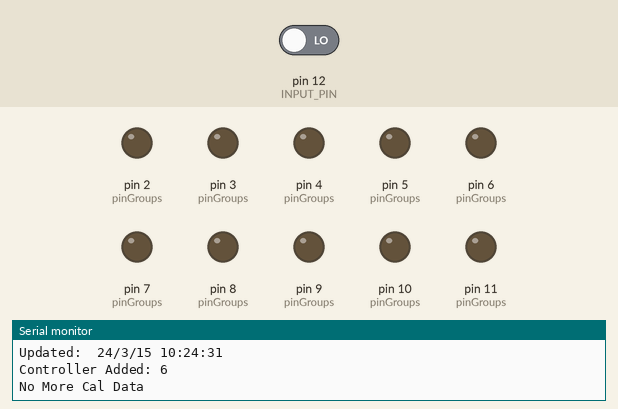
This sketch was run on a simulated Arduino Uno, built with avr-gcc and run on an emulated ATmega328P. Shown: output pins drawn as LEDs (lit = HIGH), the last lines printed to the serial monitor. The test bench sets the inputs (shaded band); at power-on: pin 12 (INPUT_PIN) LOW. The local clock reads 2024-03-15 10:24:30 at power-on unless the sketch sets it.

Above: at 1.2 s.
1.3 s: pin 12 (INPUT_PIN) driven HIGH
At 2.6 s:
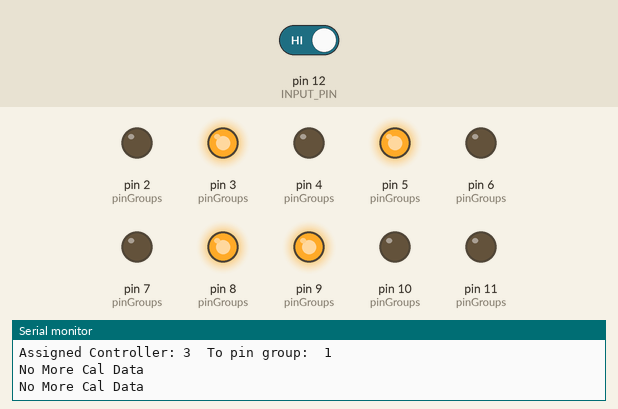
At 4.9 s:
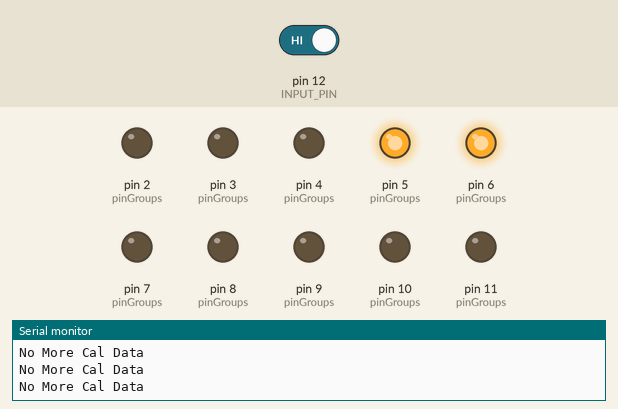
7.3 s: pin 12 (INPUT_PIN) driven LOW
At 13.5 s:
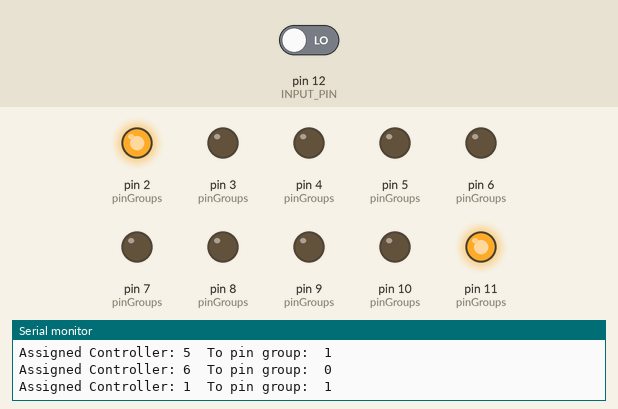
Timing chart, 0 to 15.9 s (numbered marks = the images above; inputs shaded):
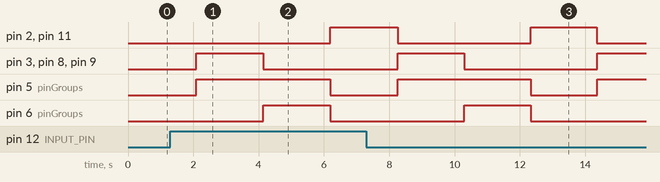

Measured:
- after the input at 1.3 s, pin 2 (pinGroups): LOW → HIGH after 4.9 s instead of 0.72 s; pin 3 (pinGroups): LOW → HIGH after 0.79 s instead of 0.73 s; pin 5 (pinGroups): LOW → HIGH after 0.79 s, → LOW 4.1 s later; pin 6 (pinGroups): LOW → HIGH after 2.8 s, → LOW 2.1 s later; pin 8 (pinGroups), pin 9 (pinGroups): LOW → HIGH after 0.79 s, → LOW 2.1 s later

The sketch:

bin_days.ino
```cpp
#include <EEPROM.h>

#include "Arduino.h"
#include "Wire.h"
#include "uRTCLib.h"

// A4 -> SDA  -> RED
// A5 -> SCL  -> BLUE

// const static int STANDARD_DELAY_TIME=60000;
const static unsigned int TICK_RATE = 200;
const static unsigned int ALERT_DELAY_TIME = 1000;
const static uint8_t BIN_CODE_SIZE = 7;
const static uint8_t CONCURRENT_CONTROLLERS = 2;
const static uint8_t INPUT_PIN = 12;
const static uint16_t MAX_BIN_SIZE = 1024;
const static uint8_t BASE_BLINK = 10;
const static uint8_t ALERT_BLINK = 5;

struct BIN_CODE {
  void (*action)();
  uint8_t code;
};


struct Date {
  uint16_t day;
  uint16_t month;
  uint16_t year;
};

struct Time {
  uint16_t year;
  uint16_t month;
  uint16_t day;
  uint16_t hour;
  uint16_t minute;
  uint16_t second;
};

struct parsedGroup {
  uint8_t code;
  uint16_t year;
  uint16_t month;
  uint16_t day;
};

uint8_t ndays[] = { 0, 31, 28, 31, 30, 31, 30, 31, 31, 30, 31, 30, 31 };
int delayTime = TICK_RATE;
uint8_t controllerArraySize = 0;
uint8_t controllerArrayPtr = 0;
uint8_t blinkRate = BASE_BLINK;
uint8_t blink = 0;
Date today;
Time now;
Time nextUpdate;

struct pinGroup {
  uint8_t red;
  uint8_t green;
  uint8_t blue;
  uint8_t orange;
  uint8_t white;
};

// We need a different pin group for each concurrent controller
pinGroup pinGroups[CONCURRENT_CONTROLLERS] = {
  pinGroup{ 2, 4, 6, 8, 10 }, pinGroup{ 3, 5, 7, 9, 11 }
};

class LEDController {
public:
  uint16_t id = 0;
  bool white = false;
  bool orange = false;
  bool red = false;
  bool green = false;
  bool blue = false;
  bool active = false;

  LEDController() = default;
  LEDController(uint16_t i, bool r, bool g, bool b, bool o, bool w) {
    red = r;
    green = g;
    blue = b;
    white = w;
    orange = o;
    id = i;
  }

  void apply(pinGroup group, uint8_t val) {
    if (red) { digitalWrite(group.red, val); }
    if (green) { digitalWrite(group.green, val); }
    if (blue) { digitalWrite(group.blue, val); }
    if (white) { digitalWrite(group.white, val); }
    if (orange) { digitalWrite(group.orange, val); }
    active = val == HIGH;
  }

  void set(pinGroup group) {
    apply(group, HIGH);
  }

  void clear(pinGroup group) {
    apply(group, LOW);
  }
};

LEDController controllerArray[BIN_CODE_SIZE];

class Parser {
private:
  char stage = '0';
  bool isKey = true;
  uint16_t year = 0;
  uint16_t month = 0;
  uint16_t day = 0;

public:
  parsedGroup parse(char c) {
    // Switch 1: Set Context
    switch (c) {
      case '{':
        stage++;
        isKey = true;
        break;

      case '}':
        stage--;
        isKey = true;
        break;

      case ',':
        isKey = true;
        break;

      case ':':
        isKey = false;
        break;

      default:
        // Switch 2 set values
        uint8_t val = uint8_t(c) - 48;
        switch (stage) {
          case '1':
            year = val;
            month = 0;
            day = 0;
            break;

          case '2':
            month = val;
            day = 0;
            break;

          case '3':
            if (isKey) {
              day = val;
            } else {
              return parsedGroup{ val, year, month, day };
            }
        }
        break;
    }
    return parsedGroup{ 0, year, month, day };
  }
};

uRTCLib rtc(0x68);


// ************************** IO Functions

char binData[MAX_BIN_SIZE];
int binDataSize = 0;

int getIntSize(int x) {
  x = abs(x);
  return (x < 10 ? 1 : (x < 100 ? 2 : (x < 1000 ? 3 : (x < 10000 ? 4 : (x < 100000 ? 5 : (x < 1000000 ? 6 : (x < 10000000 ? 7 : (x < 100000000 ? 8 : (x < 1000000000 ? 9 : 10)))))))));
}


bool isCalUpdate(char *update, int size) {
  char search[] = { 'c', 'a', 'l', ':' };
  for (int i = 0; i < 4; i++) {
    if (update[i] != search[i]) {
      return false;
    };
  }
  return true;
}

bool isReadUpdate(char *update, int size) {
  char search[] = { 'r', 'e', 'a', 'd', ':' };
  for (int i = 0; i < 5; i++) {
    if (update[i] != search[i]) {
      return false;
    };
  }
  return true;
}

void writeIntIntoEEPROM(int address, int number) {
  EEPROM.write(address, number >> 8);
  EEPROM.write(address + 1, number & 0xFF);
}

int readIntFromEEPROM(int address) {
  return (EEPROM.read(address) << 8) + EEPROM.read(address + 1);
}

bool saveCalUpdate(char *update, int updateSize) {
  int size = updateSize - 4;  // remove the cal:
  if (size + sizeof(int) > EEPROM.length()) {
    Serial.print("Calendar update too large: ");
    Serial.println(size + getIntSize(size));
    return false;
  } else {
    int addr = 0;
    Serial.println("Writing Size to EEPROM:");
    writeIntIntoEEPROM(addr, size);
    addr += sizeof(int);
    Serial.print("Writing Cal to EEPROM from :");
    Serial.println(addr);
    for (int i = 0; i < addr + size; i++) {
      EEPROM.write(i + addr, update[i + 4]);
    }
    Serial.println("Done...");
  }
  return true;
}

int readCalSize() {
  return readIntFromEEPROM(0);
}

void readCal(char *cal, int calSize) {
  int addr = sizeof(int);
  for (int i = 0; i < calSize; i++) {
    cal[i] = EEPROM.read(addr + i);
  }
  getCode();
  return cal;
}

void loadBinData() {
  binDataSize = readCalSize();
  readCal(binData, binDataSize);
}

bool requestUpdate() {
  if (Serial.available()) {
    char buffer[MAX_BIN_SIZE];
    int len = Serial.readBytesUntil('\n', buffer, MAX_BIN_SIZE);
    if (isCalUpdate(buffer, len)) {
      saveCalUpdate(buffer, len);
    } else if (isReadUpdate(buffer, len)) {
      int calSize = readCalSize();
      readCal(buffer, calSize);
      for (int i = 0; i < calSize; i++) {
        Serial.print(buffer[i]);
      }
    }
    free(buffer);
  }
}


uint8_t mPow(uint8_t a, uint8_t b = 2) {
  uint8_t x = 1;
  for (uint8_t i = 0; i < b; i++) {
    x = x * a;
  }
  return x;
}

// ************************** code functions

int getCode() {
  Parser parser = Parser();
  for (int i = 0; i < binDataSize; i++) {
    auto p = parser.parse(binData[i]);
    if (p.code) {
      Serial.print(p.year);
      Serial.print("/");
      Serial.print(p.month);
      Serial.print("/");
      Serial.print(p.day);
      Serial.print("  :  ");
      Serial.println(p.code);
    }
  }
}

uint8_t getCode(Date date) {
  Parser parser = Parser();
  for (int i = 0; i < binDataSize; i++) {
    auto p = parser.parse(binData[i]);
    Date p_date = Date{ p.day, p.month, p.year };
    if (p.code && p.year == date.year && p.month == date.month && p.day == date.day) {
      return p.code;
    } else if (greaterThan(p_date, date)) {
      return 0;
    }
  }
  return -1;
}

uint8_t getCode(Time now) {
  return getCode(Date{ now.day, now.month, now.year });
}

// ************************** Date functions

bool isLeapYear(Date date) {
  if ((date.year + 2000) % 4 == 0) {
    if ((date.year + 2000) % 100 == 0) {
      if ((date.year + 2000) % 400 == 0) {
        return true;
      } else {
        return false;
      }
    }
    return true;
  }
  return false;
}

bool isLeapYear(Time time) {
  Date date = Date{ time.day, time.month, time.year };
  return isLeapYear(date);
}

bool greaterThan(Date a, Date b) {
  if (a.year > b.year) {
    return true;
  } else if (a.year == b.year && a.month > b.month) {
    return true;
  } else if (a.year == b.year && a.month == b.month && a.day > b.day) {
    return true;
  }
  return false;
}


bool greaterThan(Time a, Time b) {
  if (greaterThan(Date{ a.day, a.month, a.year }, Date{ b.day, b.month, b.year })) {
    return true;
  } else if (a.year == b.year && a.month == b.month && a.day == b.day && a.hour > b.hour) {
    return true;
  } else if (a.year == b.year && a.month == b.month && a.day == b.day && a.hour == b.hour && a.minute > b.minute) {
    return true;
  } else if (a.year == b.year && a.month == b.month && a.day == b.day && a.hour == b.hour && a.minute == b.minute && a.second > b.second) {
    return true;
  }
  return false;
}


Date getTomorrow(Date date) {
  bool leap = isLeapYear(date) && date.month == 2;
  if (date.day == ndays[date.month] + leap) {
    if (date.month == 12) {
      return Date{ 1, 1, date.year + 1 };
    }
    return Date{ 1, date.month + 1, date.year };
  }
  return Date{ date.day + 1, date.month, date.year };
}

Time getTomorrow(Time date) {
  bool leap = isLeapYear(date) && date.month == 2;
  if (date.day == ndays[date.month] + leap) {
    if (date.month == 12) {
      return Time{ date.year + 1, 1, 1, date.hour, date.minute, date.second };
    }
    return Time{ date.year, date.month + 1, 1, date.hour, date.minute, date.second };
  }
  return Time{ date.year, date.month, date.day + 1, date.hour, date.minute, date.second };
}

Time addHour(Time time, uint8_t hour = 1) {
  Time rtime = time;
  if (time.hour + hour > 23) {
    rtime = getTomorrow(time);
  }
  rtime.hour = (time.hour + hour) % 24;
  return rtime;
}

Time addMinute(Time time, uint8_t min = 1) {
  Time rtime = time;
  if (time.minute + min > 59) {
    rtime = addHour(time);
  }
  rtime.minute = (time.minute + min) % 60;
  return rtime;
}

void printDate(Date date, bool newLine = true) {
  Serial.print(date.year);
  Serial.print("/");
  Serial.print(date.month);
  Serial.print("/");
  if (newLine) {
    Serial.println(date.day);
  } else {
    Serial.print(date.day);
  }
}

void printDate(Time time, bool newLine = true) {
  Serial.print(time.year);
  Serial.print("/");
  Serial.print(time.month);
  Serial.print("/");
  Serial.print(time.day);
  Serial.print(" ");
  Serial.print(time.hour);
  Serial.print(":");
  Serial.print(time.minute);
  Serial.print(":");
  if (newLine) {
    Serial.println(time.second);
  } else {
    Serial.print(time.second);
  }
}


// ************************** Controller Functions


void initializePinGroups() {
  for (int i = 0; i < CONCURRENT_CONTROLLERS; i++) {
    pinMode(pinGroups[i].red, OUTPUT);
    pinMode(pinGroups[i].green, OUTPUT);
    pinMode(pinGroups[i].blue, OUTPUT);
    pinMode(pinGroups[i].orange, OUTPUT);
    pinMode(pinGroups[i].white, OUTPUT);
  }
}

void addController(LEDController controller) {
  for (int i = 0; i < controllerArraySize; i++) {
    if (controller.id == controllerArray[i].id) {
      return;
    }
  }
  controllerArray[controllerArraySize] = controller;
  controllerArraySize++;
  Serial.print("Controller Added: ");
  Serial.println(controller.id);
}

void clearControllers() {
  for (int i = 0; i < controllerArraySize; i++) {
    for (int j = 0; j < CONCURRENT_CONTROLLERS; j++) {
      controllerArray[i].clear(pinGroups[j]);
    }
  }
  free(controllerArray);
  controllerArraySize = 0;
  controllerArrayPtr = 0;
}

bool in(uint8_t val, uint8_t *arr, uint8_t size) {
  for (int i = 0; i < size; i++) {
    if (arr[i] == val) {
      return true;
    }
  }
  return false;
}

void applyControllers() {
  if (controllerArraySize) {
    for (uint8_t i = 0; i < CONCURRENT_CONTROLLERS; i++) {
      controllerArray[(controllerArrayPtr + i) % controllerArraySize].clear(pinGroups[i]);
    }

    controllerArrayPtr = (controllerArrayPtr + 2) % controllerArraySize;
    for (uint8_t i = 0; i < CONCURRENT_CONTROLLERS; i++) {
      controllerArray[(controllerArrayPtr + i) % controllerArraySize].set(pinGroups[i]);
      Serial.print("Assigned Controller: ");
      Serial.print(controllerArray[(controllerArrayPtr + i) % controllerArraySize].id);
      Serial.print("  To pin group:  ");
      Serial.println(i);
    }
  }
}


// ************************** Actions

void codeGrey() {
  // Serial.println("CODE GREY");
  addController(LEDController(1, false, false, false, false, true));
}
void codeBrown() {
  // Serial.println("CODE BROWN");
  addController(LEDController(2, false, false, false, true, false));
}
void codeFood() {
  addController(LEDController(3, true, true, false, true, false));
}
void codeBlue() {
  // Serial.println("CODE BLUE");
  addController(LEDController(4, false, false, true, false, false));
}
void codeGreen() {
  // Serial.println("CODE GREEN");
  addController(LEDController(5, false, true, false, false, false));
}
void codePurple() {
  // Serial.println("CODE PURPLE");
  addController(LEDController(6, true, false, true, false, false));
}
void noCalData() {
  addController(LEDController(6, true, false, false, false, false));
  Serial.println("No More Cal Data");
}

BIN_CODE BIN_CODES[] = {
  BIN_CODE{ &codeGrey, mPow(2, 0) }, BIN_CODE{ &codeBrown, mPow(2, 1) },
  BIN_CODE{ &codeFood, mPow(2, 2) }, BIN_CODE{ &codeBlue, mPow(2, 3) },
  BIN_CODE{ &codeGreen, mPow(2, 4) }, BIN_CODE{ &codePurple, mPow(2, 5) },
  BIN_CODE{ &noCalData, 255 }
};


bool buttonAction() {
  uint8_t input = digitalRead(INPUT_PIN);
  if (input) {
    for (uint8_t i = 0; i < BIN_CODE_SIZE; i++) {
      BIN_CODES[i].action();
    }
    nextUpdate = addMinute(now, 2);
  }
}

void dispatchActions(uint8_t code) {
  // I am sure there are smarter ways to do this but y'know
  if (code > 0) {
    for (uint8_t j = BIN_CODE_SIZE; j > 0; j--) {
      if (code >= BIN_CODES[j - 1].code) {
        code -= BIN_CODES[j - 1].code;
        BIN_CODES[j - 1].action();
      }
    }
  }
}


// ************************** MAIN LOOP


void refresh() {
  rtc.refresh();
  now = Time{ rtc.year(), rtc.month(), rtc.day(), rtc.hour(), rtc.minute(), rtc.second() };
  today = Date{ rtc.day(), rtc.month(), rtc.year() };
}

void testRefresh() {
  now = addMinute(now, 30);
  today = Date{ now.day, now.month, now.year };
}

void setup() {
  Serial.begin(9600);
  Serial.println("Initialising...");
  URTCLIB_WIRE.begin();
  loadBinData();
  initializePinGroups();
  pinMode(INPUT_PIN, INPUT);
  refresh();
  nextUpdate = now;
  Serial.print("Started:  ");
  printDate(now);
}


void loop() {
  refresh();
  if (greaterThan(now, nextUpdate)) {
    Serial.print("Updated:  ");
    printDate(now);
    nextUpdate = getTomorrow(now);


    uint8_t code = getCode(today);

    if (code > 0 && now.hour < 9) {
      if (now.hour > 7){
        blinkRate = ALERT_BLINK;
        Serial.println("Set Status: Alert");
      }
      nextUpdate = addHour(now);
    } else {
      Date tomorrow = getTomorrow(today);
      code = getCode(tomorrow);
      blinkRate = BASE_BLINK;
      nextUpdate =addHour(now, 24 - now.hour);
    }
    clearControllers();
    dispatchActions(code);

    Serial.println();
  }

  buttonAction();

  if (!blink) {
    applyControllers();
  }


  if (Serial) {
    requestUpdate();
  }

  blink = (blink + 1) % blinkRate;
  delay(TICK_RATE);
}
```
